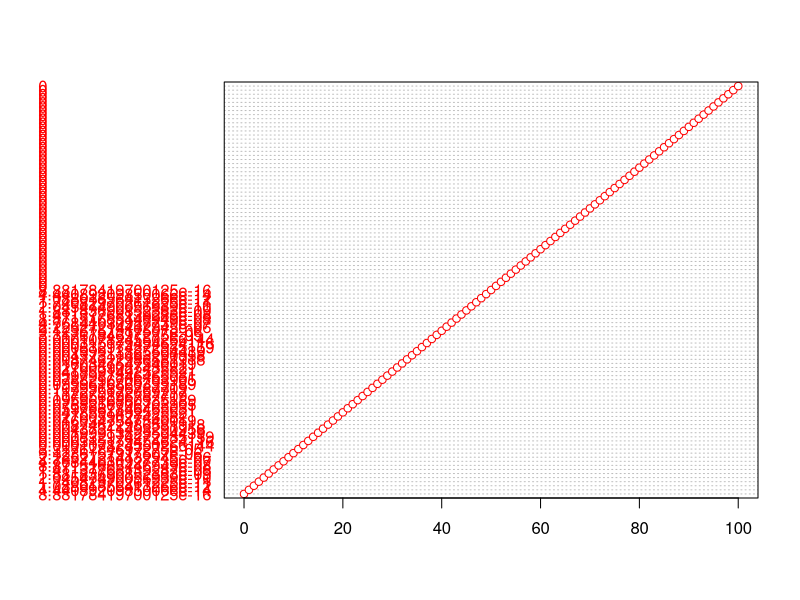
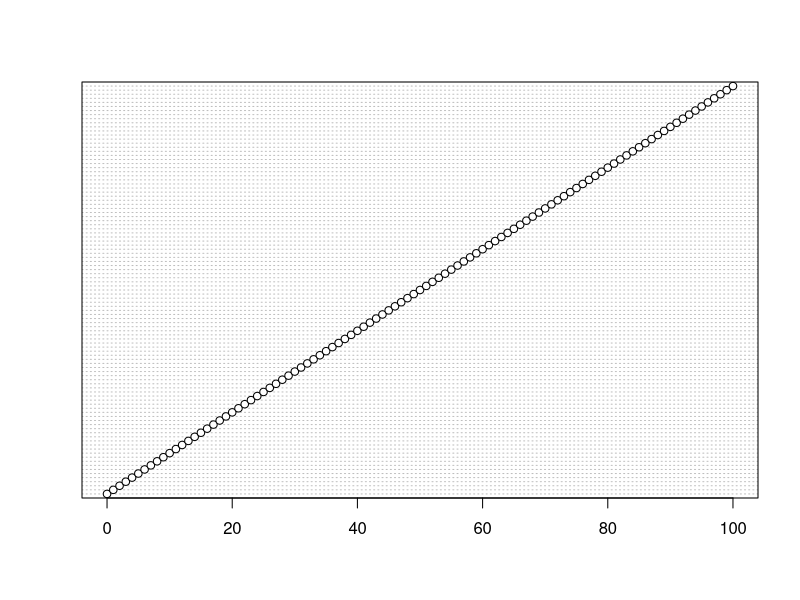

Here is the R script that generated these plots, in order:
#4. Creating a sample of 100 numbers which are incremented by 1.5. Create the binomial
#distribution and plot it using dotchart.

x <- seq(0,100,by = 1)  
y <- dbinom(x,50,0.5)

install.packages("ggplot2")
library(ggplot2)

dotchart(x,y, col="red")
dotchart(x)
